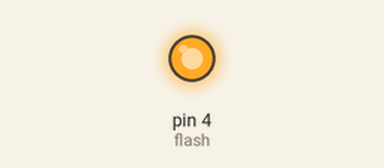
A program run on a simulated MicroPython board. Parts: output pins drawn as LEDs (lit = HIGH). At 5.4 s the program stops and its outputs stay as they are.

Above: at 0.15 s.
At 2.1 s:
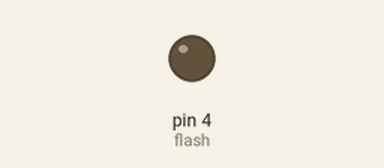
Timing chart, 0 to 3.0 s (numbered marks = the images above):
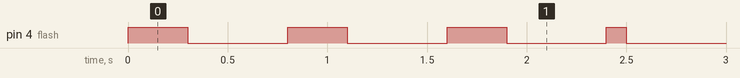

The program:

ex1.py
```python
from machine import Pin
import time

flash = Pin(4, Pin.OUT, value=0)

ON = True
OFF = False

def blink_once(times, on, off):
    for _ in range(times):
        flash.value(1)
        time.sleep_ms(on)
        flash.value(0)
        time.sleep_ms(off)

blink_once(3, 300, 500)
blink_once(3, 100, 900)
```

Measured:
- by itself, pin 4 (flash): repeats every 1.0 s: HIGH 0.10 s, LOW 0.90 s
